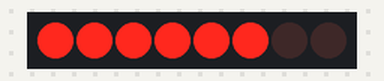
Recording of a program running on a simulated Raspberry Pi Pico running MicroPython. Shown: 8 shift-register outputs drawn as a row of LEDs (first output left, lit = HIGH).

Above: at 0.2 s.
At 1.2 s:
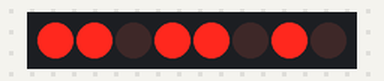
At 1.7 s:
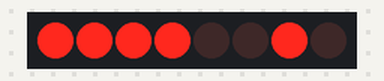
At 2.7 s:
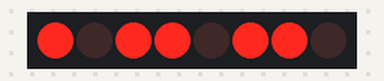
At 4.2 s:
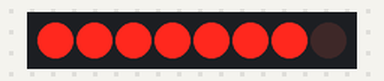
At 5.7 s:
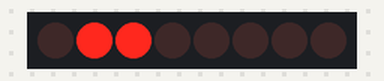
Timing chart, 0 to 6.5 s (numbered marks = the images above):
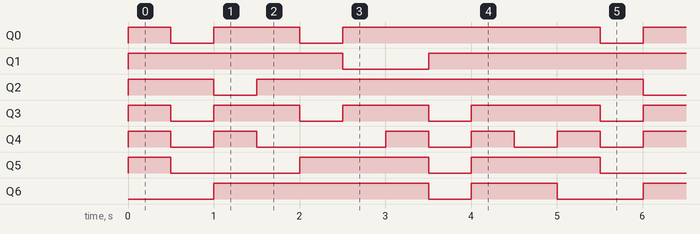

The program:

5.2_number_display.py
```python
import machine
import utime

# Define the binary codes for each digit (0-9)
SEGMENT_CODES = [
    0x3F,  # 0
    0x06,  # 1
    0x5B,  # 2
    0x4F,  # 3
    0x66,  # 4
    0x6D,  # 5
    0x7D,  # 6
    0x07,  # 7
    0x7F,  # 8
    0x6F   # 9
]

# Initialize the control pins for 74HC595
SDI = machine.Pin(0, machine.Pin.OUT)   # Serial Data Input (DS)
RCLK = machine.Pin(1, machine.Pin.OUT)  # Register Clock (STCP)
SRCLK = machine.Pin(2, machine.Pin.OUT) # Shift Register Clock (SHCP)

# Function to send data to 74HC595
def shift_out(data):
    RCLK.low()
    for bit in range(7, -1, -1):
        SRCLK.low()
        bit_val = (data >> bit) & 0x01
        SDI.value(bit_val)
        SRCLK.high()
    RCLK.high()

# Main loop to display numbers 0-9
while True:
    for num in range(10):
        shift_out(SEGMENT_CODES[num])
        utime.sleep(0.5)
```

Measured:
- by itself, Q0: repeats every 5.0 s: LOW 0.50 s, HIGH 1.0 s, LOW 0.50 s, HIGH 3.0 s
- by itself, Q1: repeats every 5.0 s: LOW 1.0 s, HIGH 4.0 s
- by itself, Q2: repeats every 5.0 s: LOW 0.50 s, HIGH 4.5 s
- by itself, Q3: repeats every 5.0 s: 2 × (LOW 0.50 s, HIGH 1.0 s), LOW 0.50 s, HIGH 1.5 s
- by itself, Q4: repeats every 5.0 s: LOW 0.50 s, HIGH 0.50 s, LOW 1.5 s, 2 × (HIGH 0.50 s, LOW 0.50 s), HIGH 0.50 s
- by itself, Q5: repeats every 5.0 s: LOW 1.5 s, HIGH 1.5 s, LOW 0.50 s, HIGH 1.5 s
- by itself, Q6: repeats every 5.0 s: LOW 0.50 s, HIGH 1.0 s, LOW 1.0 s, HIGH 2.5 s
